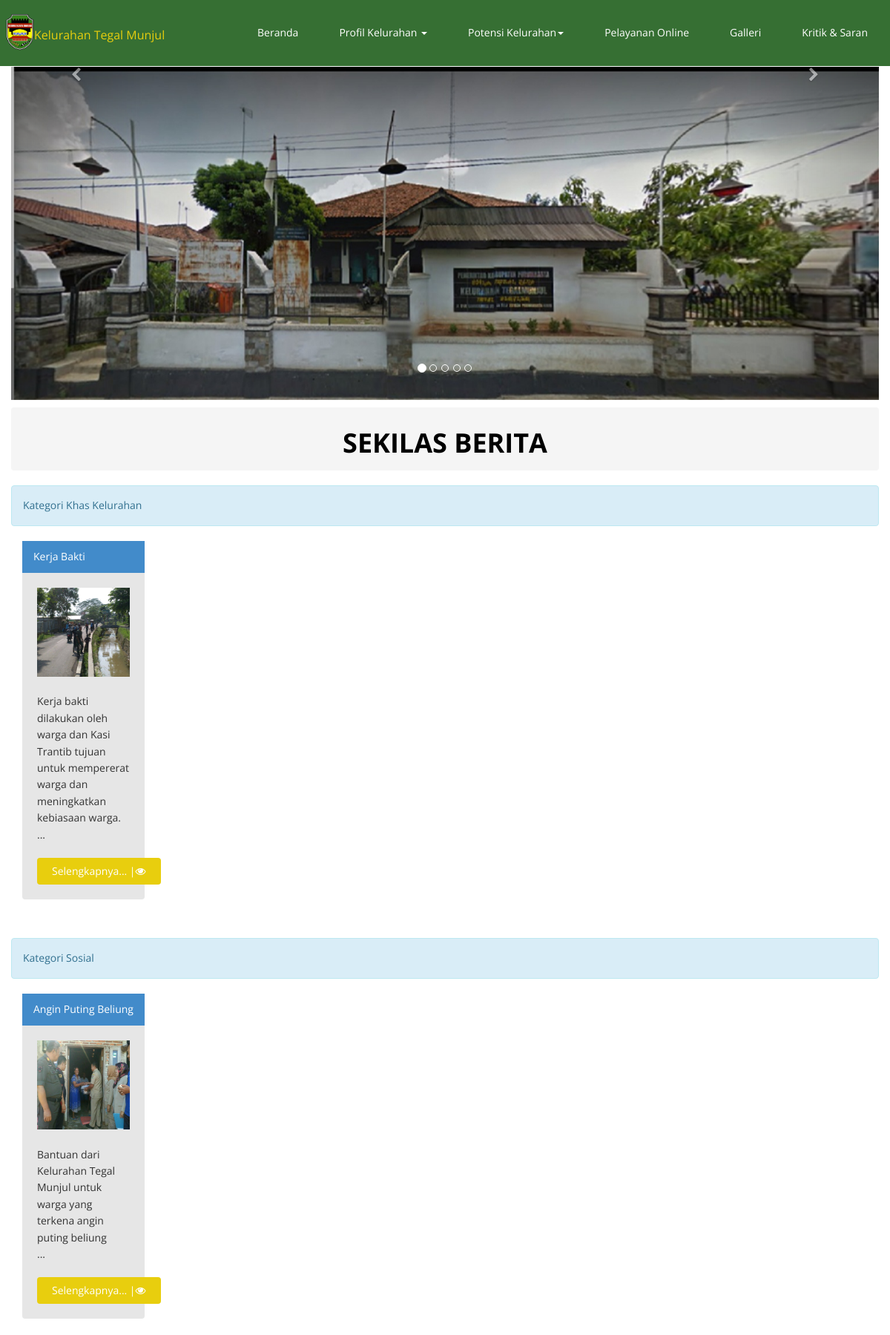
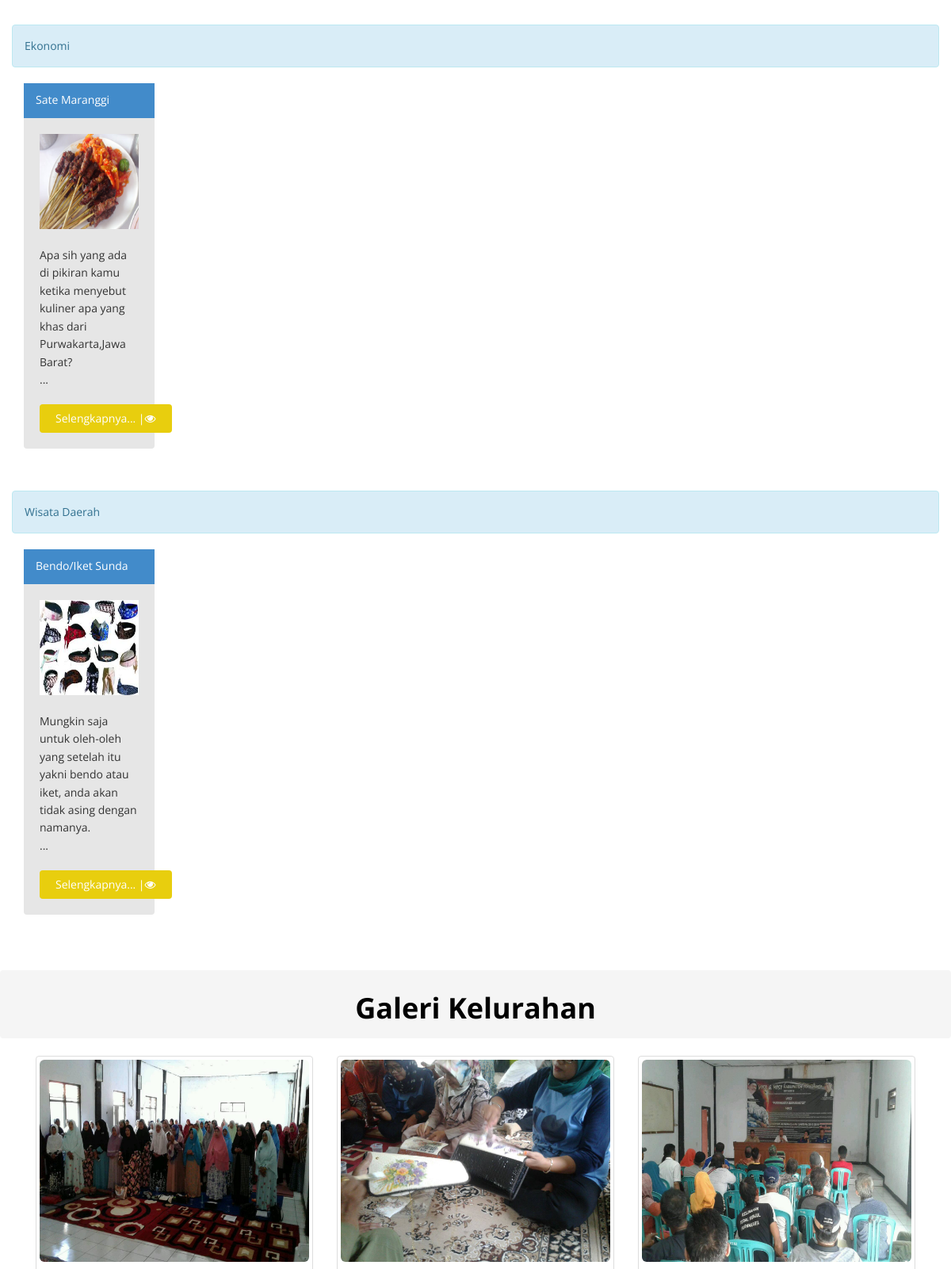
The page / (upper part) on the database its author committed (2 pictures, top to bottom).
### tables this page shows
CREATE TABLE `tabel_berita` (
  `id_berita` int(11) NOT NULL,
  `id_admin` int(11) NOT NULL,
  `waktu` datetime NOT NULL,
  `judul` varchar(100) NOT NULL,
  `deskripsi_singkat` text NOT NULL,
  `berita` text NOT NULL,
  `kategori` varchar(100) NOT NULL,
  `foto` varchar(50) NOT NULL
);

CREATE TABLE `galeri` (
  `id_galeri` int(11) NOT NULL,
  `id_admin` int(11) NOT NULL,
  `foto` varchar(100) NOT NULL,
  `deskripsi` text NOT NULL,
  `tgl` date NOT NULL
);

### main-page.php (the view, shortened to what this page needs)
 <link rel="stylesheet" href="css/font-awesome.min.css">
    <div class="container-fluid" style="margin-top: 90px">
        <div id="carousel-example-generic" class="carousel slide" data-ride="carousel">
          <ol class="carousel-indicators">
            <li data-target="#carousel-example-generic" data-slide-to="0" class="active"></li>
            <li data-target="#carousel-example-generic" data-slide-to="1"></li>
            <li data-target="#carousel-example-generic" data-slide-to="2"></li>
            <li data-target="#carousel-example-generic" data-slide-to="3"></li>
            <li data-target="#carousel-example-generic" data-slide-to="4"></li>
          </ol>
          <div class="carousel-inner" role="listbox">
            <div class="item active">
              <img src="assets/img/kelurahan.jpg" alt="...">
              <div class="carousel-caption">
              </div>
            </div>
          </div>
          <a class="left carousel-control" href="#carousel-example-generic" role="button" data-slide="prev">
            <span class=" fa fa-chevron-left" aria-hidden="true"></span>
          <a class="right carousel-control" href="#carousel-example-generic" role="button" data-slide="next">
            <span class="fa fa-chevron-right" aria-hidden="true"></span>
          </a>
        </div>
    </div>
        <section id="blog" class="container-fluid" style="margin-bottom: 0px;">
            <div align="center">
                <ol class="breadcrumb">
                    <li><a href=""> <h1 style="color:black "><b>SEKILAS BERITA</b></h1></a></li>
                </ol>
            </div>
            <div class="blog">
                        <div class="blog-item">
                            <div class="container-fluid">
                                <div id="khas_kelurahan">
                                    <div class="row">
                                        <?php
                                            $sql = "select * from tabel_berita where kategori = 'khas kelurahan' order by id_berita limit 3";
                                            $result = mysql_query($sql);
                                            $count_berita = mysql_num_rows($result);
                                            if($count_berita == 0){
                                                echo '<div class="alert alert-info">Tidak Ada Berita</div>';
                                            }else{
                                                echo '<div class="alert alert-info">Kategori Khas Kelurahan</div>';
                                                while($row_berita = mysql_fetch_array($result)){
                                        ?>
                                            <div class="col-sm-2 col-md-2">
                                                    <div class="panel panel-primary">
                                                      <div class="panel-heading">
                                                          <?php echo $row_berita["judul"]; ?>
                                                      </div>
                                                      <div class="panel-body">
                                                             <img class="media-object" src="img/<?php echo $row_berita["foto"]; ?>" alt="<?php echo $row_berita["foto"]; ?>" height="120px" width="100%" >
                                                             <br> <br>
                                                            <?php echo $row_berita["deskripsi_singkat"]; ?>
                                                            <p>...</p>
                                                            <p> <a class="btn btn-primary" href="?idBerita=<?php echo $row_berita["id_berita"]; ?>">Selengkapnya... |<span class="fa fa-eye"></span></a> </p>
                                                       </div>
                                                    </div>
                                                </div>
                                        <?php
                                                }
                                            }
                                        ?>
                                    </div>
                                </div>
                                <p>&nbsp;</p>
                                <div id="sosial_budaya">
                                    <div class="row">
                                        <?php
                                            $sql = "select * from tabel_berita where kategori = 'sosial & budaya' order by id_berita limit 3";
                                            $result = mysql_query($sql);
                                            $count_berita = mysql_num_rows($result);
                                            if($count_berita == 0){
                                                echo '<div class="alert alert-info">Tidak Ada Berita</div>';
                                            }else{
                                                echo '<div class="alert alert-info">Kategori Sosial</div>';
                                                while($row_berita = mysql_fetch_array($result)){
                                        ?>
                                                <div class="col-sm-2 col-md-2">
                                                    <div class="panel panel-primary">
                                                      <div class="panel-heading">
                                                          <?php echo $row_berita["judul"]; ?>
                                                      </div>
                                                      <div class="panel-body">
                                                             <img class="media-object" src="img/<?php echo $row_berita["foto"]; ?>" alt="<?php echo $row_berita["foto"]; ?>" height="120px" width="100%" >
                                                             <br> <br>
                                                            <?php echo $row_berita["deskripsi_singkat"]; ?>
                                                            <p>...</p>
                                                            <p> <a class="btn btn-primary" href="?idBerita=<?php echo $row_berita["id_berita"]; ?>">Selengkapnya... |<span class="fa fa-eye"></span></a> </p>
                                                       </div>
                                                    </div>
                                                </div>
                                        <?php
                                                }
                                            }
                                        ?>
                                    </div>
                                </div>
                                <p>&nbsp;</p>
                                <div id="ekonomi">
                                    <div class="row">
                                        <?php
                                            $sql = "select * from tabel_berita where kategori = 'ekonomi' order by id_berita limit 3";
                                            $result = mysql_query($sql);
                                            $count_berita = mysql_num_rows($result);
                                            if($count_berita == 0){
                                                echo '<div class="alert alert-info">Tidak Ada Berita</div>';
                                            }else{
                                                echo '<div class="alert alert-info">Ekonomi</div>';
                                                while($row_berita = mysql_fetch_array($result)){
                                        ?>
                                           <div class="col-sm-2 col-md-2">
                                                    <div class="panel panel-primary">
                                                      <div class="panel-heading">
                                                          <?php echo $row_berita["judul"]; ?>
                                                      </div>
                                                      <div class="panel-body">
                                                             <img class="media-object" src="img/<?php echo $row_berita["foto"]; ?>" alt="<?php echo $row_berita["foto"]; ?>" height="120px" width="100%" >
                                                             <br> <br>
                                                            <?php echo $row_berita["deskripsi_singkat"]; ?>
                                                            <p>...</p>
                                                            <p> <a class="btn btn-primary" href="?idBerita=<?php echo $row_berita["id_berita"]; ?>">Selengkapnya... |<span class="fa fa-eye"></span></a> </p>
                                                       </div>
                                                    </div>
                                                </div>
                                        <?php
                                                }
                                            }
                                        ?>
                                    </div>
                                </div>
                                <p>&nbsp;</p>
                                <div id="wisata_daerah">
                                    <div class="row">
                                        <?php
                                            $sql = "select * from tabel_berita where kategori = 'wisata daerah' order by id_berita limit 3";
                                            $result = mysql_query($sql);
                                            $count_berita = mysql_num_rows($result);
                                            if($count_berita == 0){
                                                echo '<div class="alert alert-info">Tidak Ada Berita</div>';
                                            }else{
                                                echo '<div class="alert alert-info">Wisata Daerah</div>';
                                                while($row_berita = mysql_fetch_array($result)){
                                        ?>
                                            <div class="col-sm-2 col-md-2">
                                                    <div class="panel panel-primary">
                                                      <div class="panel-heading">
                                                          <?php echo $row_berita["judul"]; ?>
                                                      </div>
                                                      <div class="panel-body">
                                                             <img class="media-object" src="img/<?php echo $row_berita["foto"]; ?>" alt="<?php echo $row_berita["foto"]; ?>" height="120px" width="100%" >
                                                             <br> <br>
                                                            <?php echo $row_berita["deskripsi_singkat"]; ?>
                                                            <p>...</p>
                                                            <p> <a class="btn btn-primary" href="?idBerita=<?php echo $row_berita["id_berita"]; ?>">Selengkapnya... |<span class="fa fa-eye"></span></a> </p>
                                                       </div>
                                                    </div>
                                                </div>
                                        <?php
                                                }
                                            }
                                        ?>
                                    </div>
                            </div>
                            </div>
                        </div>
        </div>
    </section>
    <div align="center">
                <ol class="breadcrumb">
                    <li><a href=""> <h1 style="color:black "><b>Galeri Kelurahan</b></h1></a></li>
                </ol>
            </div>
  <div class="container">
    <?php
      if(isset($_GET["see_photo"])){
        $see_photo = $_GET["see_photo"];
        $sql = "select * from galeri where id_galeri = '".$see_photo."'";
        $result = mysql_query($sql);
        $row = mysql_fetch_array($result);
        extract($row);
    ?>
              <div class="thumbnail">
                  <img src="assets/galeri_desa/<?php echo $foto; ?>"   alt="..." class="img-rounded" width="700" height="500">
                  <div class="caption">
                    <h3><?php echo $deskripsi; ?></h3>
                  </div>
                  <a class="btn btn-danger" href="?main=galeri"><span class=" fa fa-mail-reply"> Kembali</a>
                </div>
    <?php
      }else{
    ?>
  <div id="galeri" style="margin-top:2px">
      <?php
        $sql = "SELECT * FROM galeri";
        $result = mysql_query($sql);
        while($rowsGaleri = mysql_fetch_array($result)){
          extract($rowsGaleri);
      ?>
        <div class="col-lg-4">
          <div class="thumbnail">
              <img src="assets/galeri_desa/<?php echo $foto; ?>" alt="..." class="img-rounded">
              <div class="caption">
              </div>
            </div>
        </div>
      <?php
        }
      ?>
    <?php
      }
    ?>
  </div>
</div>

### rows shown on the page
tabel_berita: judul "Kerja Bakti", foto (picture), deskripsi_singkat "Kerja bakti dilakukan oleh warga dan Kasi Trantib tujuan untuk mempererat warga dan meningkatkan kebiasaan warga."
tabel_berita: judul "Angin Puting Beliung", foto (picture), deskripsi_singkat "Bantuan dari Kelurahan Tegal Munjul untuk warga yang terkena angin puting beliung"
tabel_berita: judul "Sate Maranggi", foto (picture), deskripsi_singkat "Apa sih yang ada di pikiran kamu ketika menyebut kuliner apa yang khas dari Purwakarta,Jawa Barat?"
tabel_berita: judul "Bendo/Iket Sunda", foto (picture), deskripsi_singkat "Mungkin saja untuk oleh-oleh yang setelah itu yakni bendo atau iket, anda akan tidak asing dengan namanya."
galeri: foto (picture)
galeri: foto (picture)
galeri: foto (picture)
